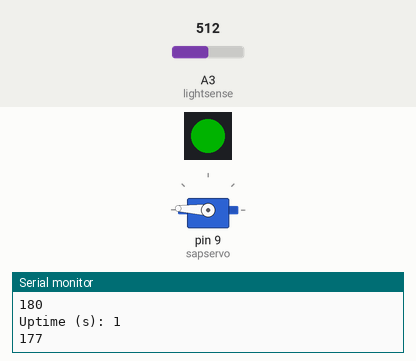
A sketch run on a simulated Arduino Uno, built with avr-gcc and run on an emulated ATmega328P. Parts: servo, 1 RGB LEDs in strip order, left to right, the last lines printed to the serial monitor. The inputs (shaded band) are chosen by the test bench; at power-on: A3 (lightsense) = 512. Dim RGB values are drawn brighter than linear.

Above: at 1.2 s.
1.3 s: A3 (lightsense) set to 12
4.3 s: A3 (lightsense) set to 9
At 5.8 s:
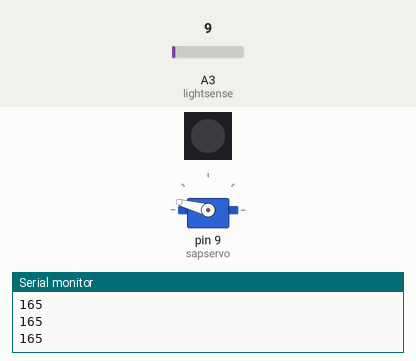
7.3 s: A3 (lightsense) set to 70
At 9.9 s:
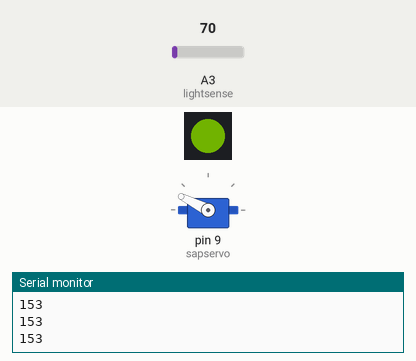
13.3 s: A3 (lightsense) set to 0
At 14.5 s:
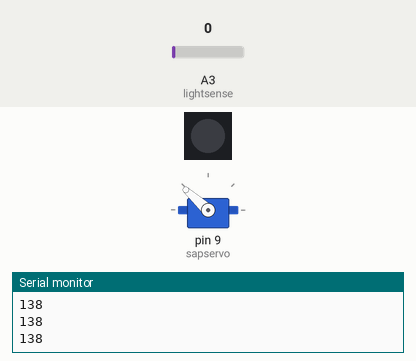
16.3 s: A3 (lightsense) set to 20
At 18.5 s:
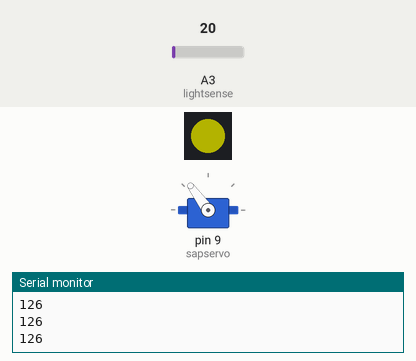
Timing chart, 0 to 29.6 s (numbered marks = the images above; inputs shaded):
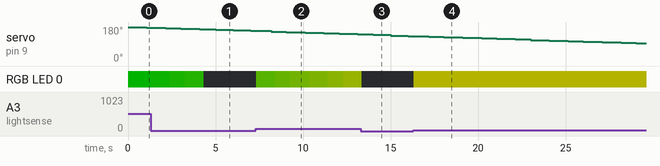

Measured:
- the behaviour switches between 11 and 10 on A3 (lightsense) (found by bisection; images 0 and 1)
- after the input at 7.3 s, RGB LED 0: off → RGB(29, 60, 0) at once, → RGB(34, 60, 0) 1.1 s later, → RGB(38, 60, 0) 0.86 s later, → RGB(42, 60, 0) 1.1 s later, … (6 changes in this stretch)
- after the input at 16.3 s, RGB LED 0: off → RGB(60, 60, 0) at once

The sketch:

SAPcode.ino
```cpp
#include <Adafruit_NeoPixel.h>
#define PIN 12
Adafruit_NeoPixel strip = Adafruit_NeoPixel(1, PIN, NEO_GRB + NEO_KHZ800);
#include <Servo.h>
#include <SimpleTimer.h>

// the timer object
SimpleTimer timer;
int countDown;
Servo sapservo;

int light;
int lightsense = A3;
int servoHoek = 0;
int maxTijd = 60;
int rood;
int groen;

// a function to be executed periodically
void repeatMe() {
  Serial.print("Uptime (s): ");
  countDown = (millis() / 1000);
  Serial.println(countDown);
}

void setup() {
  Serial.begin(9600);
  timer.setInterval(1000, repeatMe);
  sapservo.attach(9); // servo aangesloten op pin 9
  strip.begin();
  strip.setBrightness(255);
  strip.show();
}

void loop() {
  light = analogRead(lightsense);
  rood = map(countDown, 0, maxTijd, 0, 255);
  groen = map(countDown, 0, maxTijd, 255, 0);
  rood = constrain(rood, 0, maxTijd);
  groen = constrain(groen, 0, maxTijd);

  timer.run();
  servoHoek = map(countDown, 0, maxTijd, 180, 0); //time is de functie die jullie hebben die telt. dus in 600 seconde (10x60) gaat de hoek van 0 tot 180.
  servoHoek = constrain(servoHoek, 0, 180); //hiermee voorkom je dat servoHoek groter dan 180 of kleiner dan 0 wordt. Ookals wordt timer wel groter dan 600 of kleiner dan 0.
  sapservo.write(servoHoek);
  Serial.println(servoHoek);
  delay(15);

  if (light > 10) {
    lightShow();
  } else {
    strip.setPixelColor(0, 0, 0, 0);
    strip.show();
  }

  if(countDown > maxTijd){
    sapservo.write(0);
    delay(1000);
    software_Reset() ;
  }
}

void lightShow() {
  strip.setPixelColor(0, rood, groen, 0);
  strip.show();
  delay(200);
}

void software_Reset() // Restarts program from beginning but does not reset the peripherals and registers
{
  asm volatile ("  jmp 0");
}
```
